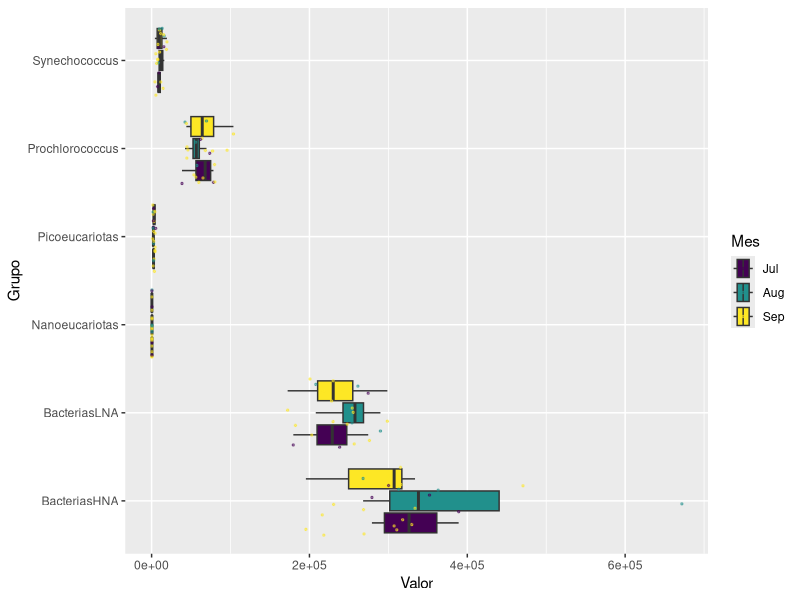
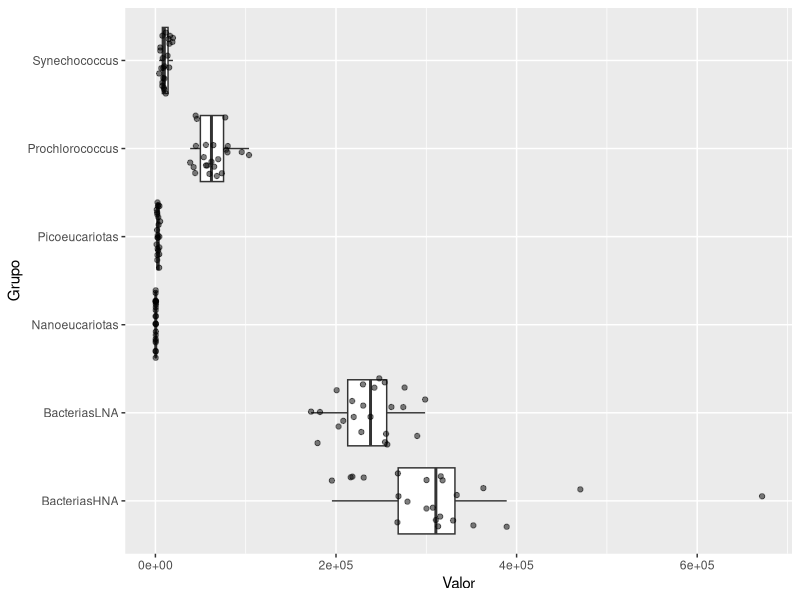
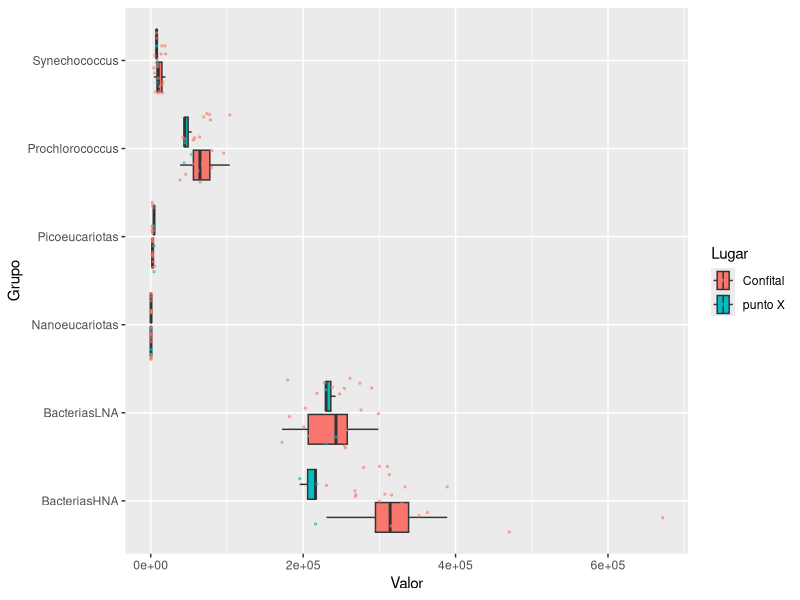
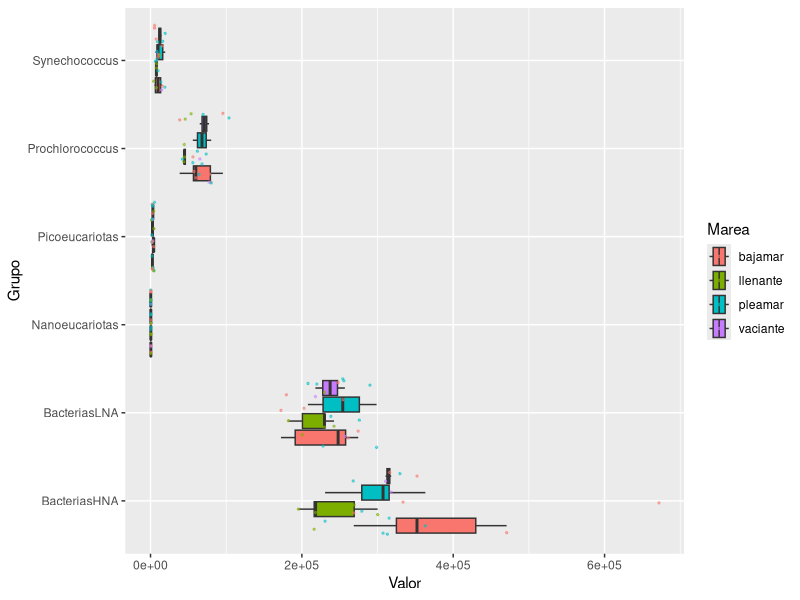

These figures' R source, in order:
## ---- chunk 1
#| label: tidy
#| message: false

library(tidyverse)

# Lee la hoja de cálculo recortada
datos <- readxl::read_xlsx(
  "data/DATOS revisados Confital 2025 18 Marzo 2026.xlsx",
  col_names = c("Muestras", "Synechococcus", "Prochlorococcus", "Picoeucariotas", "Nanoeucariotas", "BacteriasHNA", "BacteriasLNA"),
  range = "Hoja1!B4:H26"
  )

# Alarga en una sola columna de concentraciones
datos <- datos |> pivot_longer(c("Synechococcus", "Prochlorococcus", "Picoeucariotas", "Nanoeucariotas", "BacteriasHNA", "BacteriasLNA"), names_to = "Grupo", values_to = "Valor")

## ---- chunk 2
#| label: transform

# Separa las muestras en categorías
datos_separados <- datos |> separate_wider_delim(
  Muestras, delim = "_", names = c("Fecha", "Lugar", "Marea")) |>
  mutate(Fecha = dmy(Fecha, truncated = 1)) |> 
  mutate(Marea = str_extract(Marea, "^[a-z]*"))

# Separa por el día y mes de la muestra
datos_separados <- datos_separados |> 
  mutate(
    Mes = month(Fecha, label = T, locale = "es_ES.UTF-8"), .after = Fecha) |> 
  mutate(Dia = day(Fecha), .after = Mes)
## ---- chunk 3
#| label: visualize

# Distribución general de los datos por Grupo
fig_distribucion <- datos_separados |> ggplot(aes(Valor, Grupo)) +
  geom_boxplot(outliers = F) +
  geom_jitter(alpha = .5, width = .2)

# Distribución de valores por lugar
fig_lugar <- datos_separados |> ggplot(aes(Valor, Grupo, fill = Lugar)) +
  geom_boxplot(outliers = F) +
  geom_jitter(aes(color = Lugar), alpha = .5, width = .2, size = .5)

# Distribución de valores por estado de la marea
fig_marea <- datos_separados |> ggplot(aes(Valor, Grupo, fill = Marea)) +
  geom_boxplot(outliers = F) +
  geom_jitter(aes(color = Marea), alpha = .5, width = .2, size = .5)

# Distribución de valores por mes
datos_separados |> ggplot(aes(Valor, Grupo, fill = Mes)) +
  geom_boxplot(outliers = F) +
  geom_jitter(aes(color = Mes), alpha = .5, width = .2, size = .5)
## ---- chunk 4
#| label: fig-distribucion
fig_distribucion
## ---- chunk 5
#| label: fig-lugar
fig_lugar
## ---- chunk 6
#| label: fig-marea
fig_marea
